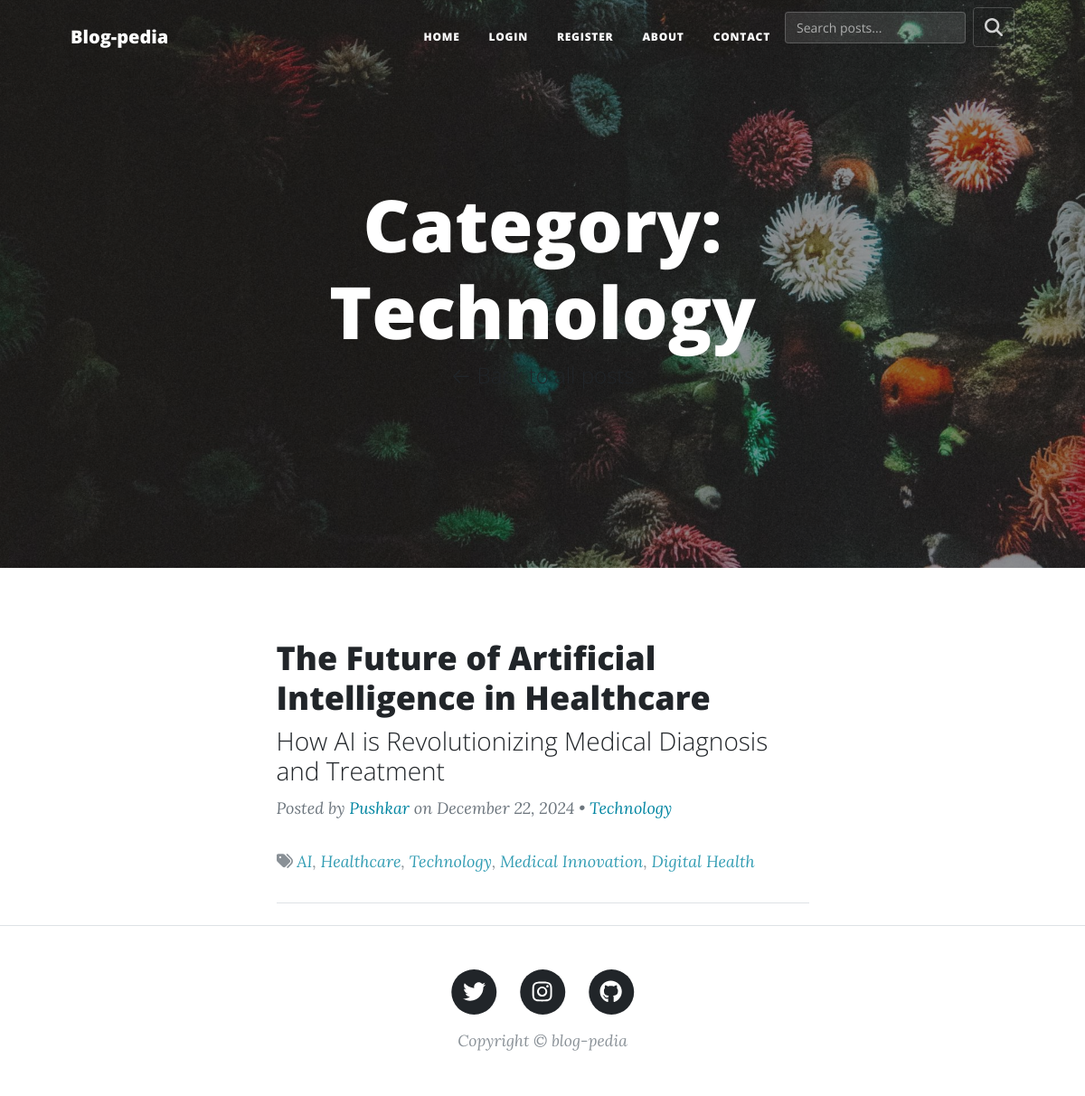
Page /category/1 on the committed database.
### models.py (models this page shows)
class BlogPost(db.Model):
    __tablename__ = "blog_posts"
    id = Column(Integer, primary_key=True)
    title = Column(String(250), unique=True, nullable=False)
    subtitle = Column(String(250), nullable=False)
    date = Column(String(250), nullable=False)
    body = Column(Text, nullable=False)
    img_url = Column(String(250), nullable=False)
    author_id = Column(Integer, ForeignKey("users.id"))
    author = relationship('User', back_populates='blog_posts')
    comments = relationship('Comment', back_populates='blog')
    category_id = db.Column(db.Integer, db.ForeignKey('categories.id'))
    category = db.relationship('Category', back_populates='posts')
    tags = db.relationship('PostTag', back_populates='post')

class User(UserMixin, db.Model):
    __tablename__ = 'users'
    id = Column(Integer, primary_key=True)
    name = Column(String(250), nullable=False)
    email = Column(Text, unique=True)
    password = Column(Text, nullable=False)
    bio = Column(Text)
    join_date = Column(String(250), nullable=False)
    blog_posts = relationship('BlogPost', back_populates='author')
    comments = relationship('Comment', back_populates='author')

class Category(db.Model):
    __tablename__ = 'categories'
    id = db.Column(db.Integer, primary_key=True)
    name = db.Column(db.String(100), unique=True, nullable=False)
    posts = db.relationship('BlogPost', back_populates='category')

class PostTag(db.Model):
    __tablename__ = 'post_tags'
    post_id = db.Column(db.Integer, db.ForeignKey('blog_posts.id'), primary_key=True)
    tag_id = db.Column(db.Integer, db.ForeignKey('tags.id'), primary_key=True)
    post = db.relationship('BlogPost', back_populates='tags')
    tag = db.relationship('Tag', back_populates='posts')

class Tag(db.Model):
    __tablename__ = 'tags'
    id = db.Column(db.Integer, primary_key=True)
    name = db.Column(db.String(100), unique=True, nullable=False)
    posts = db.relationship('PostTag', back_populates='tag')

### main.py (the view)
@app.route('/category/<int:category_id>')
def show_category(category_id):
    category = Category.query.get_or_404(category_id)
    posts = BlogPost.query.filter_by(category_id=category_id).order_by(BlogPost.date.desc()).all()
    return render_template('index.html', all_posts=posts, title=f"Category: {category.name}")

### main.py (called while the page is built)
@app.context_processor
def inject_auth_status():
    admin = False
    if current_user.is_authenticated:
        admin = int(current_user.get_id()) == 1
    return {'logged_in': current_user.is_authenticated,
            'admin': admin}

### templates/index.html (shortened to what this page needs)
{% include "header.html" %} {% block content %}
<header class="masthead" style="background-image: url('../static/assets/img/home-bg.jpg')">
 <div class="container position-relative px-4 px-lg-5">
   <div class="row gx-4 gx-lg-5 justify-content-center">
     <div class="col-md-10 col-lg-8 col-xl-7">
       <div class="site-heading">
         {% if title %}
           <h1>{{ title }}</h1>
           <span class="subheading">
             <a href="{{ url_for('get_all_posts') }}" class="back-link">← Back to all posts</a>
           </span>
         {% else %}
           <h1>Blog-pedia</h1>
           <span class="subheading">A blog prototype built by pushkqr.</span>
         {% endif %}
       </div>
     </div>
   </div>
 </div>
</header>
<div class="container px-4 px-lg-5">
 <div class="row gx-4 gx-lg-5 justify-content-center">
   <div class="col-md-10 col-lg-8 col-xl-7">
     {% for post in all_posts %}
     <div class="post-preview">
       <a href="{{ url_for('show_post', post_id=post.id) }}">
         <h2 class="post-title">{{ post.title }}</h2>
         <h3 class="post-subtitle">{{ post.subtitle }}</h3>
       </a>
       <p class="post-meta">
         Posted by
         <a href="{{url_for('user_profile', user_id=post.author.id)}}">{{post.author.name}}</a>
         on {{post.date}}
         {% if post.category %}
          • <a href="{{ url_for('show_category', category_id=post.category.id) }}">{{ post.category.name }}</a>
         {% endif %}
       </p>
       {% if post.tags %}
       <p class="post-meta small">
         <i class="fas fa-tags"></i>
         {% for post_tag in post.tags %}
           <a href="{{ url_for('show_tag', tag_id=post_tag.tag.id) }}">{{ post_tag.tag.name }}</a>{% if not loop.last %}, {% endif %}
         {% endfor %}
       </p>
       {% endif %}
     </div>
     <hr class="my-4" />
     {% endfor %}
   </div>
 </div>
</div>
{% include "footer.html" %} {% endblock %}

### templates/index.html (style rules this page uses)
.post-meta a { color: #0085A1; text-decoration: none; transition: color 0.2s; }
.small { font-size: 0.875em; opacity: 0.8; }

### rows in the picture
BlogPost: title "The Future of Artificial Intelligence in Healthcare", subtitle "How AI is Revolutionizing Medical Diagnosis and Treatment", author.name "Pushkar", date "December 22, 2024", category.name "Technology"
PostTag: tag.name "AI"
PostTag: tag.name "Healthcare"
PostTag: tag.name "Technology"
PostTag: tag.name "Medical Innovation"
PostTag: tag.name "Digital Health"

### other values in the picture
{{ title }} "Category: Technology"
